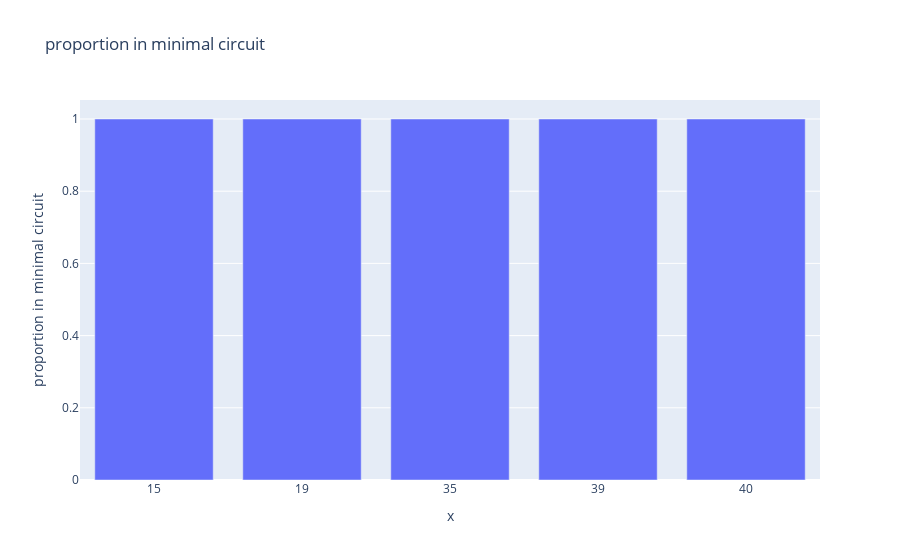
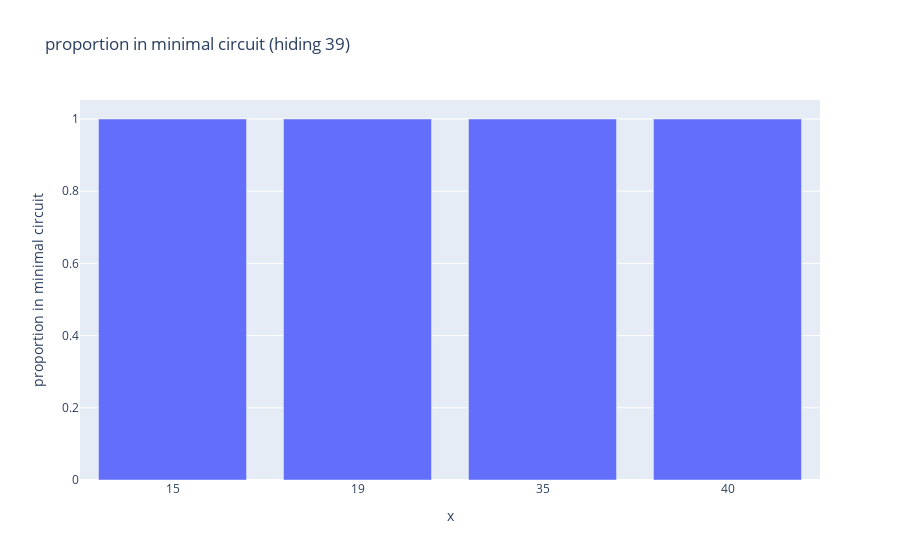

Source (notebook cell) for these figures, in order:
### Markdown cell above
# Plot results

### Code cell
layer_counts = defaultdict(lambda: 0)
res = {}
for k,v in all_important_layers.items():
    res[k] = list(v.items())
total = 0
for template_i, values in res.items():
    for patching_i, scores in values:
        total += 1
        for score, layer in scores:
            layer_counts[layer] += 1

def bar_chart(data, x_labels, y_label, title, font_size=None):
    import pandas as pd
    import plotly.express as px
    # it requires a pandas dict with the columns and rows named, annoying
    # by default rows and columns are named with ints so we relabel them accordingly
    renames = dict([(i, x_labels[i]) for i in range(len(x_labels))])
    ps = pd.DataFrame(data.cpu().numpy()).rename(renames, axis='rows').rename({0: y_label}, axis='columns')
    fig = px.bar(ps, y=y_label, x=x_labels, title=title)
    if not font_size is None:
        fig.update_layout(
          xaxis = dict(
            tickmode='array',
            tickvals = x_labels,
            ticktext = x_labels, 
            ),
           font=dict(size=font_size, color="black"))    
    fig.show()

# sort by layer index
layer_counts = list(layer_counts.items())
layer_counts.sort(key=lambda x: x[0])

bar_chart(torch.tensor([count/float(total) for (layer,count) in layer_counts]), x_labels=[str(layer) for (layer, count) in layer_counts], y_label='proportion in minimal circuit', title='proportion in minimal circuit')
bar_chart(torch.tensor([count/float(total) for (layer,count) in layer_counts if not layer == 39]), x_labels=[str(layer) for (layer,count) in layer_counts if not layer == 39], y_label='proportion in minimal circuit', title='proportion in minimal circuit (hiding 39)')

### Figure 1 — Plotly figure (JSON) as saved in the notebook; plotly's stock layout.template omitted (floating-point values rounded to 4 significant figures)
{"data": [{"alignmentgroup": "True", "hovertemplate": "x=%{x}<br>proportion in minimal circuit=%{y}<extra></extra>", "legendgroup": "", "marker": {"color": "#636efa", "pattern": {"shape": ""}}, "name": "", "offsetgroup": "", "orientation": "v", "showlegend": false, "textposition": "auto", "type": "bar", "x": ["15", "19", "35", "39", "40"], "xaxis": "x", "y": [1, 1, 1, 1, 1], "yaxis": "y"}], "layout": {"autosize": true, "barmode": "relative", "legend": {"tracegroupgap": 0}, "title": {"text": "proportion in minimal circuit"}, "xaxis": {"anchor": "y", "autorange": true, "domain": [0, 1], "range": [-0.5, 4.5], "title": {"text": "x"}, "type": "category"}, "yaxis": {"anchor": "x", "autorange": true, "domain": [0, 1], "range": [0, 1.053], "title": {"text": "proportion in minimal circuit"}, "type": "linear"}}}

### Figure 2 — Plotly figure (JSON) as saved in the notebook; plotly's stock layout.template omitted (floating-point values rounded to 4 significant figures)
{"data": [{"alignmentgroup": "True", "hovertemplate": "x=%{x}<br>proportion in minimal circuit=%{y}<extra></extra>", "legendgroup": "", "marker": {"color": "#636efa", "pattern": {"shape": ""}}, "name": "", "offsetgroup": "", "orientation": "v", "showlegend": false, "textposition": "auto", "type": "bar", "x": ["15", "19", "35", "40"], "xaxis": "x", "y": [1, 1, 1, 1], "yaxis": "y"}], "layout": {"autosize": true, "barmode": "relative", "legend": {"tracegroupgap": 0}, "title": {"text": "proportion in minimal circuit (hiding 39)"}, "xaxis": {"anchor": "y", "autorange": true, "domain": [0, 1], "range": [-0.5, 3.5], "title": {"text": "x"}, "type": "category"}, "yaxis": {"anchor": "x", "autorange": true, "domain": [0, 1], "range": [0, 1.053], "title": {"text": "proportion in minimal circuit"}, "type": "linear"}}}
